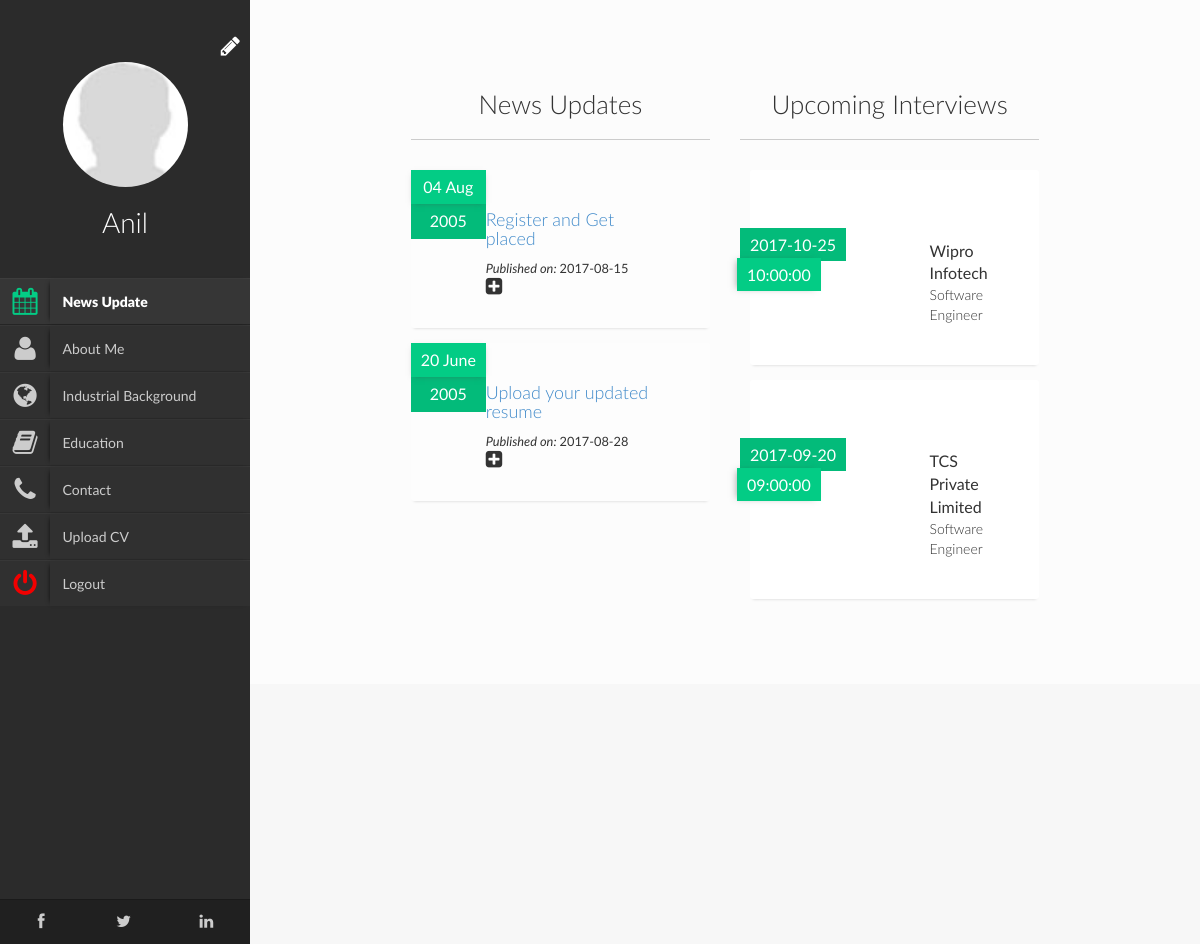
/user.php (signed in), run on the app's committed database.
### tables this page shows
CREATE TABLE `manage_news` (
  `NewsId` int(11) NOT NULL,
  `News` varchar(200) NOT NULL,
  `description` varchar(400) NOT NULL,
  `newsdate` varchar(2) NOT NULL,
  `newsmonth` varchar(4) NOT NULL,
  `newsyear` varchar(4) NOT NULL,
  `publishdate` date NOT NULL
);

CREATE TABLE `manage_walkin` (
  `WalkInId` int(11) NOT NULL,
  `CompanyName` varchar(20) NOT NULL,
  `JobTitle` varchar(50) NOT NULL,
  `Vacancy` int(11) NOT NULL,
  `MinQualification` varchar(50) NOT NULL,
  `InterviewDate` date NOT NULL,
  `InterviewTime` time NOT NULL
);

### news.php (the view)
<?php
	include_once 'assets/connectdb.php';
	$q="SELECT * FROM manage_news";
	$res=mysqli_query($db,$q);
	function newsUpdate($row)
	{
		echo "<li>
				<div class='row'>
					<div class='col-sm-6 col-md-2'>
						<div class='dates'>
							<span>".$row['newsdate']." ".$row['newsmonth']."</span>
							<span>2005</span>
						</div>
					</div>
					<div class='col-sm-6 col-md-9'>
						<div class='meta newsLink'>
							<h3><a>".$row['News']."</a></h3>
							<p><em>Published on: </em>".$row['publishdate']."&nbsp;&nbsp;&nbsp;&nbsp;&nbsp;&nbsp;<span class='icon icon-plus-sign-alt' onclick='this' style='color: #00000; font-size: 1.5em;'></span></p>
						</div>
					</div>
				</div>
				<div class='details'>
					<p>Hi.....</p>
				</div>
			</li>";
	}
	$q1="SELECT * FROM manage_walkin";
	$res1=mysqli_query($db,$q1);
	function intUpdate($row)
	{
		echo "<li>
				<div class='row'>
					<div class='col-sm-6 col-md-6'>
						<div class='dy'>
							<span class='degree'>".$row['InterviewDate']."</span>
							<span class='year'>".$row['InterviewTime']."</span><br>
						</div>
					</div>
					<div class='col-sm-6 col-md-6'>
						<div class='meta description'>
							<p class='waht'>".$row['CompanyName']."</p>
							<p class='where'>".$row['JobTitle']."</p>
						</div>
					</div>
				</div>
				<div class='details'>
					<p>Hi.....</p>
				</div>
			</li>";
	}
?>
			<div id="main">
                <div id="news" class="page home" data-pos="home">
                    <div class="pagecontents">
                        <div class="section color-1">
                            <div class="section-container">
                                <div class="row">
                                    <div class="col-md-5 col-md-offset-1">
										<div class="title text-center">
                                            <h3>News Updates</h3>
                                        </div><marquee direction="up"  onmouseover="this.stop()" onmouseout="this.start()" height="400px">
                                        <ul class="ul-dates ul-withdetails">
                                           <?php
										   if(mysqli_num_rows($res)>=1)
										   {
											while(($row=mysqli_fetch_array($res))!=NULL)
												newsUpdate($row);
											}
											else
											{
												echo "No news to display";
											}
										   ?>
                                        </ul></marquee>
                                    </div>
									<div class="col-md-5">
                                   	<div class="title text-center">
                                            <h3>Upcoming Interviews</h3>
                                        </div><marquee direction="down" onmouseover="this.stop()" onmouseout="this.start()" height="400px">
                                        <ul class="ul-card ul-withdetails">
										   <?php
										   if(mysqli_num_rows($res1)>=1)
										   {
											while(($row=mysqli_fetch_array($res1))!=NULL)
												intUpdate($row);
											}
											else
											{
												echo "No news to display";
											}
										   ?>
                                        </ul></marquee>
                                </div>
                            </div>
                        </div>
                    </div>
                </div>
			</div>

### user.php (shortened to what this page needs)
<?php
	if($_SESSION["var001"]===true)
	{
		include_once 'header.php';
		include_once 'nav.php';
		include_once 'news.php';
		include_once 'footer.php';
	}
	else
	{
		header("location: index.php");
	}
?>

### header.php (shortened to what this page needs)
<!DOCTYPE html>
<html lang="en">
<head>
        <link rel="stylesheet" href="css/bootstrap.css">
        <link rel="stylesheet" href="css/font-awesome.min.css">
        <link rel="stylesheet" href="css/perfect-scrollbar-0.4.5.min.css">
        <link rel="stylesheet" href="css/magnific-popup.css">
        <link rel="stylesheet" href="css/style.css">
        <link id="theme-style" rel="stylesheet" href="css/styles/default.css">
        <link rel="stylesheet" href="custom-style.css">
    </head>
    <body>

### nav.php (shortened to what this page needs)
<div id="wrapper">
          <div id="sidebar">
              <div id="main-nav">
                  <div id="nav-container">
                      <div id="profile" class="clearfix">
				<div class="edit"><a href="edit.php" title="Edit Profile"><span class="icon icon-pencil"></span></a></div>
                          <div id="image" class="portrate hidden-xs"></div>
                          <div class="title">
                              <h2><?php echo $_SESSION["var002"]; ?></h2>
                          </div>
                      </div>
                      <ul id="navigation">
                          <li>
                            <a href="#news">
                                <div class="icon icon-calendar"></div>
                                <div class="text">News Update</div>
                            </a>
                          </li>
					<li>
                            <a href="#biography">
                              <div class="icon icon-user"></div>
                              <div class="text">About Me</div>
                            </a>
                          </li>
                          <li>
                            <a href="#research">
                              <div class="icon icon-globe"></div>
                              <div class="text">Industrial Background</div>
                            </a>
                          </li>
                          <li>
                            <a href="#teaching">
                              <div class="icon icon-book"></div>
                              <div class="text">Education</div>
                            </a>
                          </li>
					<li>
                            <a href="#contact">
                              <div class="icon icon-phone"></div>
                              <div class="text">Contact</div>
                            </a>
                          </li>
                          <li class="external">
                            <a href="#">
                                <div class="icon icon-upload-alt"></div>
                                <div class="text">Upload CV</div>
                            </a>
                          </li>
					<li class="external">
                            <a href="logout.php">
                                <div class="icon icon-power-off" style="color: #f20000"></div>
                                <div class="text">Logout</div>
                            </a>
                          </li>
                      </ul>
                  </div>
              </div>
              <div class="social-icons">
                  <ul>
                      <li><a href="#"><i class="icon-facebook"></i></a></li>
                      <li><a href="#"><i class="icon-twitter"></i></a></li>
                      <li><a href="#"><i class="icon-linkedin"></i></a></li>
                  </ul>
              </div>
          </div>

### footer.php (shortened to what this page needs)
            </div>
        </div>
    </body>
</html>

### css/styles/default.css (style rules this page uses)
ul#navigation li.external:hover .icon, ul#navigation li.currentmenu .icon { color: #03cc85; }
ul.ul-card li .dy .year { background-color: #03cc85; }
ul.ul-dates div.dates span { background-color: #03cc85; }
ul.ul-card li .dy .degree { background-color: #03bb7a; }
ul.ul-dates div.dates span:last-child { background-color: #03bb7a; }

### data on the page
manage_news: newsdate "04", newsmonth "Aug", News "Register and Get placed", publishdate "2017-08-15"
manage_news: newsdate "20", newsmonth "June", News "Upload your updated resume", publishdate "2017-08-28"
manage_walkin: InterviewDate "2017-10-25", InterviewTime "10:00:00", CompanyName "Wipro Infotech", JobTitle "Software Engineer"
manage_walkin: InterviewDate "2017-09-20", InterviewTime "09:00:00", CompanyName "TCS Private Limited", JobTitle "Software Engineer"

### other printed values
$_SESSION["var002"] "Anil"
